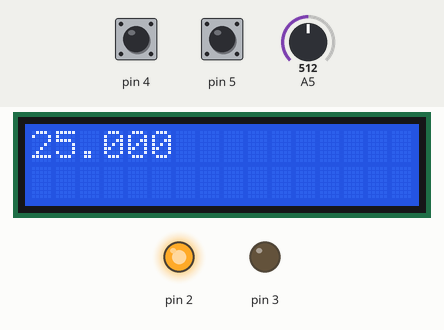
Recording of a sketch running on a simulated Arduino Uno, built with avr-gcc and run on an emulated ATmega328P. Shown: 16×2 character LCD, output pins drawn as LEDs (lit = HIGH). The test bench sets the inputs (shaded band); at power-on: A5 = 512, pin 4 HIGH, pin 5 HIGH. What the sketch prints to the serial monitor is not drawn.

Above: at 1.2 s.
1.3 s: A5 set to 58
At 2.0 s:
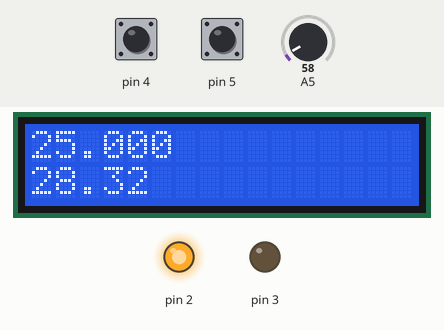
3.4 s: A5 set to 47
At 5.7 s:
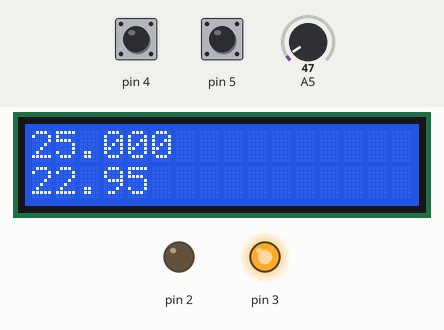
8.4 s: pin 4 pulled LOW for 3.2 s
At 11.7 s:
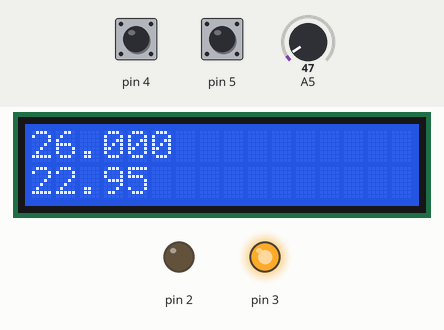
13.5 s: pin 4 pulled LOW for 1.8 s
At 14.1 s:
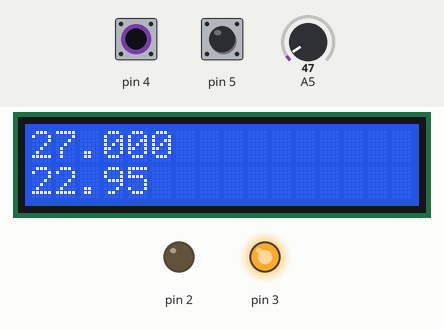
16.8 s: A5 set to 0
At 20.1 s:
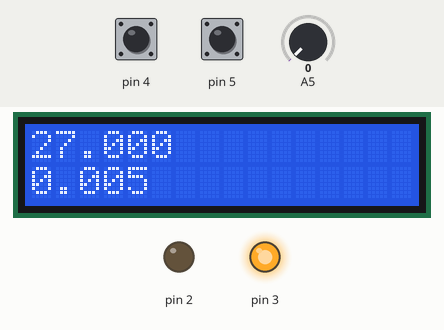
21.8 s: pin 5 pulled LOW for 1.8 s
At 23.7 s:
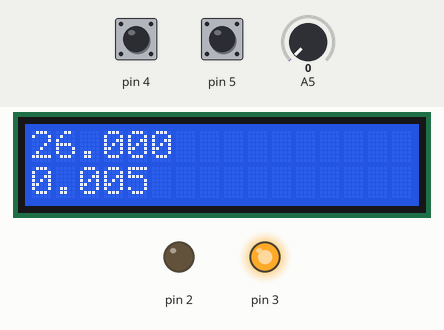
Timing chart, 0 to 26.5 s (numbered marks = the images above; inputs shaded):
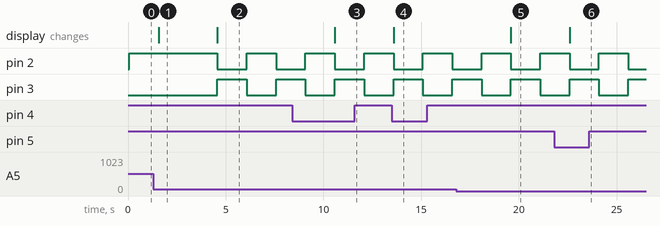

The sketch:

LCD_OMDPO.ino
```cpp
#include<LiquidCrystal.h>
LiquidCrystal lcd(13,12,11,10,9,8);
void setup() {
lcd.begin(16,2);
Serial.begin(9600);
pinMode(2,OUTPUT);
pinMode(3,OUTPUT);
pinMode(4,2);
pinMode(5,2);
}
float g = 25.0;
void loop() {
  // put your main code here, to run repeatedly:
int ondo = analogRead(A5);
float a = (500.0*ondo)/1024.0;
Serial.print(a);
Serial.println("'C");
int sw1 = digitalRead(4); // ++
int sw2 = digitalRead(5); // --
if ( sw1 == 0)
{
  g++;
}
if ( sw2 == 0)
{
  g--;
}
Serial.println(g);
lcd.print(a);
lcd.setCursor(0,0);
lcd.print(g);
lcd.setCursor(0,1);
if(a<g)
{
  digitalWrite(2,0);
  digitalWrite(3,1);
  delay(1500);
}
else if(a>g);
{
  digitalWrite(2,1);
  digitalWrite(3,0);
  delay(1500);
}

}
```

Measured:
- the behaviour switches between 52 and 51 on A5 (found by bisection; images 1 and 2)
- after the input at 1.3 s, the display: changes after 0.27 s (image 1)
- after the input at 3.4 s, pin 2: HIGH → LOW after 1.2 s, → HIGH 1.5 s later, → LOW 1.5 s later; pin 3: LOW → HIGH after 1.2 s, → LOW 1.5 s later, → HIGH 1.5 s later; the display: changes after 1.2 s (image 2)
- after the input at 8.4 s, the display: changes after 2.2 s (image 3)
- after the input at 13.5 s, the display: changes after 0.09 s (image 4)
- after the input at 16.8 s, the display: changes after 2.8 s (image 5)
- after the input at 21.8 s, the display: changes after 0.80 s (image 6)
